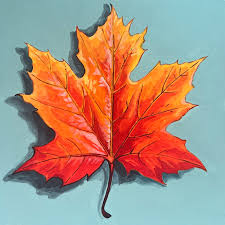
#> input picture leaf.jpeg, 225 x 225 px
$ jupyter execute lab_06.ipynb   (older library calls are emulated)
#> lines starting #> are read from the running program, lines starting #| are printed output that depends on the picture
# EX. No:06
# Edge Detection

**Name:** SANJAY M **Reg.no:** 212223230187

[cell 1]
import cv2
import numpy as np
import matplotlib.pyplot as plt

[cell 2]
image = cv2.imread('leaf.jpeg')
#> image is the input picture: shape (225, 225, 3); mean B, G, R 129.1, 144.8, 172.5

[cell 3]
gray_image = cv2.cvtColor(image, cv2.COLOR_BGR2GRAY)
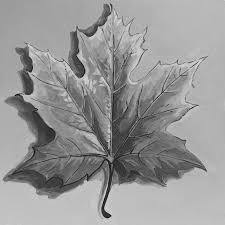
#> gray_image: shape (225, 225); min 5, max 226, mean 151.3

[cell 4]
sobelx  = cv2.Sobel(src = gray_image, ddepth = cv2.CV_64F, dx = 1, dy = 0, ksize = 3)
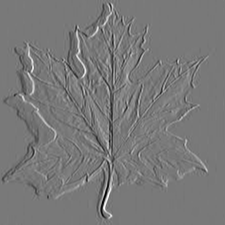
#> sobelx: shape (225, 225) float64; min -631, max 698, mean 0.3; drawn with min black and max white
sobely  = cv2.Sobel(src = gray_image, ddepth = cv2.CV_64F, dx = 0, dy = 1, ksize = 3)
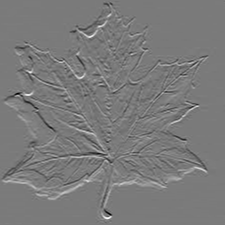
#> sobely: shape (225, 225) float64; min -630, max 678, mean 0.8; drawn with min black and max white

sobelx = cv2.Sobel(gray_image, cv2.CV_64F, 1, 0, ksize=3)  # Sobel X
sobely = cv2.Sobel(gray_image, cv2.CV_64F, 0, 1, ksize=3)  # Sobel Y
sobel_combined = cv2.magnitude(sobelx, sobely)
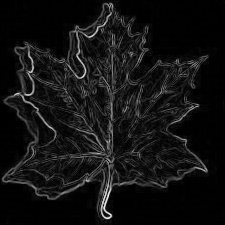
#> sobel_combined: shape (225, 225) float64; min 0, max 755.9, mean 55.3; drawn with min black and max white

[cell 5]
plt.figure(figsize = (12, 16))
plt.subplot(321); plt.axis('on'); plt.imshow(image[:,:,::-1]); plt.title('Original')
plt.subplot(322); plt.axis('on'); plt.imshow(gray_image, cmap='gray');plt.title('Grayscale')
plt.subplot(323); plt.axis('on'); plt.imshow(sobelx);plt.title('Sobel-X Edge Map')
plt.subplot(324); plt.axis('on'); plt.imshow(sobely);plt.title('Sobel-Y Edge Map')
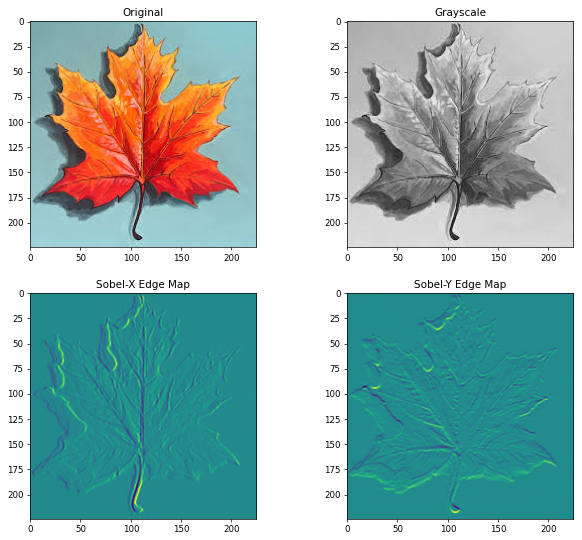
#> figure drawn by matplotlib, 4 panels

[cell 6]
gray_image = cv2.cvtColor(image, cv2.COLOR_BGR2GRAY)
laplacian = cv2.Laplacian(gray_image, cv2.CV_64F)
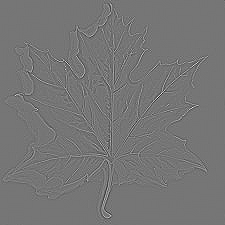
#> laplacian: shape (225, 225) float64; min -431, max 500, mean 0; drawn with min black and max white
plt.figure(figsize = (12, 16))
plt.subplot(121); plt.axis('off'); plt.imshow(gray_image, cmap='gray'); plt.title('Inputimage (Gray Image)')

plt.subplot(122);plt.imshow(laplacian, cmap='gray');plt.axis('off'); plt.title('Output Image (laplacian)');
